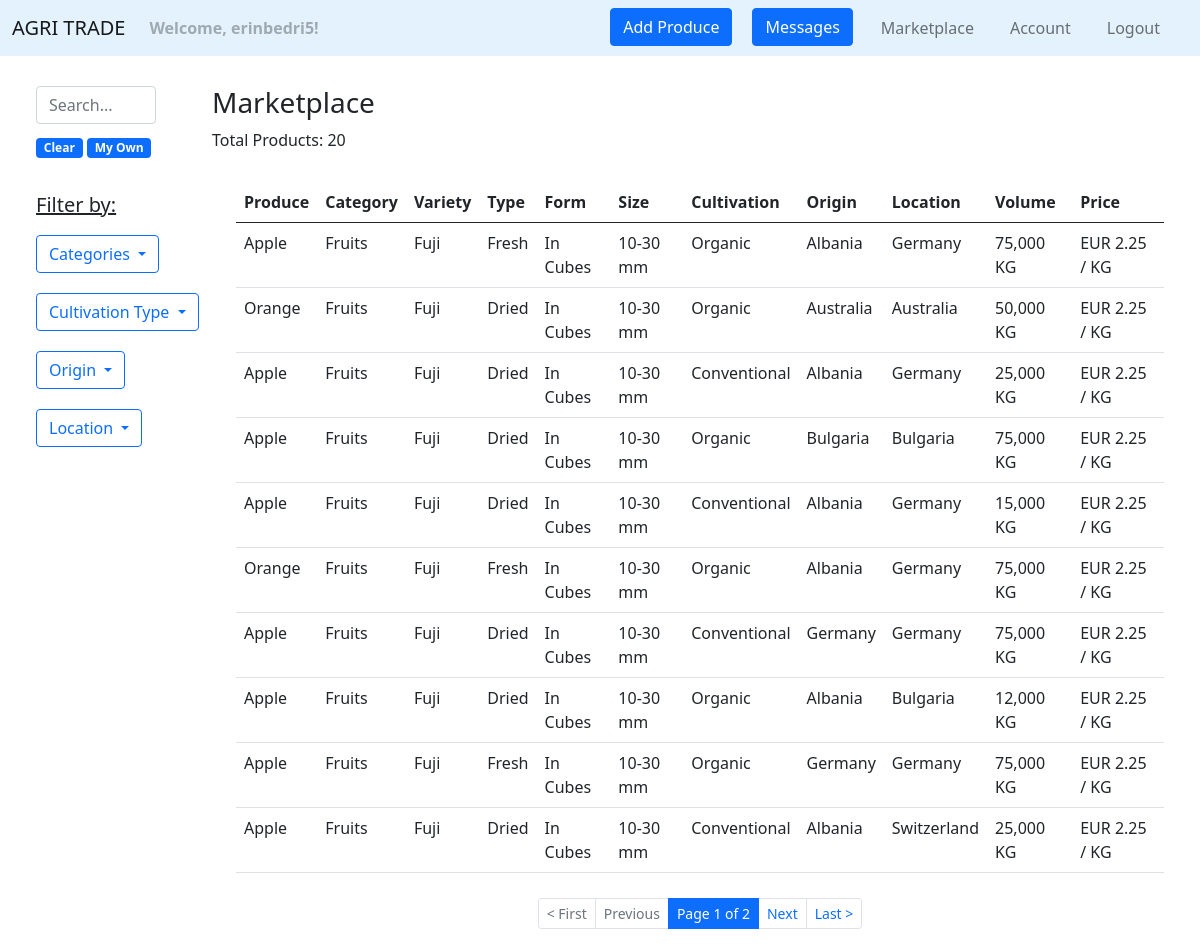
The page /marketplace/ (signed in) on the database its author committed.
### agri_trade/marketplace/models.py (models this page shows, shortened)
class Product(models.Model):
    PRODUCT_CATEGORY = [
        ('Cereals', 'Cereals'),
        ('Pulses', 'Pulses'),
        ('Nuts', 'Nuts'),
        ('Oilseeds', 'Oilseeds'),
        ('Sugar and starch', 'Sugar and starch'),
        ('Fiber Crops', 'Fiber Crops'),
        ('Beverages', 'Beverages'),
        ('Narcotics', 'Narcotics'),
        ('Spices', 'Spices'),
        ('Forages', 'Forages'),
        ('Vegetables', 'Vegetables'),
        ('Fruits', 'Fruits'),
    ]
    PRODUCT_TYPE_MAX_LEN = max([len(product_type[1]) for product_type in PRODUCT_CATEGORY])
    CULTIVATION_TYPES = [
        ('Organic', 'Organic'),
        ('Conventional', 'Conventional'),
        ('In Conversion', 'In Conversion'),
    ]
    CULTIVATION_TYPE_MAX_LEN = max([len(cultivation_type[1]) for cultivation_type in CULTIVATION_TYPES])
    NAME_MAX_LEN = 20
    VARIETY_MAX_LEN = 25
    TYPE_MAX_LEN = 25
    FORM_MAX_LEN = 25
    SIZE_MAX_LEN = 25
    AVAILABLE_VOLUME_MIN_VALUE = 0
    AVAILABLE_VOLUME_MAX_VALUE = 1000000
    PRICE_MIN_VALUE = 0
    DESCRIPTION_MAX_LEN = 500
    owner = models.ForeignKey(
        UserModel,
        on_delete=CASCADE)
    name = models.CharField(
        max_length=NAME_MAX_LEN,
    )
    category = models.CharField(
        max_length=PRODUCT_TYPE_MAX_LEN,
        choices=PRODUCT_CATEGORY,
    )
    variety = models.CharField(
        max_length=VARIETY_MAX_LEN,
        blank=True,
        null=True,
    )
    type = models.CharField(
        max_length=TYPE_MAX_LEN,
        blank=True,
        null=True,
    )
    form = models.CharField(
        max_length=FORM_MAX_LEN,
        blank=True,
        null=True,
    )
    size = models.CharField(
        max_length=SIZE_MAX_LEN,
        blank=True,
        null=True,
    )
    cultivation_type = models.CharField(
        max_length=CULTIVATION_TYPE_MAX_LEN,
        choices=CULTIVATION_TYPES,
    )
    available_volume = models.IntegerField(
        validators=[
            MinValueValidator(AVAILABLE_VOLUME_MIN_VALUE),
            MaxValueValidator(AVAILABLE_VOLUME_MAX_VALUE),
        ]
    )
    price = models.FloatField(
        validators=[
            MinValueValidator(PRICE_MIN_VALUE),
        ]
    )
    description = models.TextField(
        max_length=DESCRIPTION_MAX_LEN,
        blank=True,
        null=True,
    )
    origin = CountryField(
    )
    location = CountryField(
    )
    image = models.ImageField(
        null=True,
        blank=True,
        upload_to='produces',
        validators=(
            file_size,
        )
    )
    created_on = models.DateTimeField(
        auto_now_add=True
    )
    edited_on = models.DateTimeField(
        auto_now=True
    )

### agri_trade/marketplace/views.py (the view)
# urls.py: path('', views.marketplace, name='marketplace'),
@login_required
def marketplace(request):
    products_per_page = 10
    q = request.GET.get('q') if request.GET.get('q') is not None else ''
    products = Product.objects \
        .filter(
            Q(name__icontains=q) |
            Q(category__icontains=q) |
            Q(cultivation_type__icontains=q) |
            Q(origin__icontains=q) |
            Q(location__icontains=q) |
            Q(variety__icontains=q) |
            Q(type__icontains=q) |
            Q(description__icontains=q) |
            Q(form__icontains=q) |
            Q(owner__username=q)) \
        .order_by('-created_on')
    categories = {product.category for product in Product.objects.all()}
    cultivation_types = {product.cultivation_type for product in Product.objects.all()}
    origins = {product.origin for product in Product.objects.all()}
    locations = {product.location for product in Product.objects.all()}
    paginator = Paginator(products, products_per_page)
    page_number = request.GET.get('page')
    page_obj = paginator.get_page(page_number)
    context = {
        'categories': categories,
        'cultivation_types': cultivation_types,
        'origins': origins,
        'locations': locations,
        'page_obj': page_obj,
        'query': q,
        'products_count': len(products),
    }
    return render(request, 'marketplace/marketplace.html', context)

### agri_trade/marketplace/templates/marketplace/marketplace.html (shortened to what this page needs)
{% extends 'web/base.html' %}
{% load humanize %}
{% block content %}
    <div class="container-fluid" style="margin-top: 30px">
        <div class="row">
            <div class="col-2">
                <div class="container">
                    <div class="row justify-content-md-left">
                        <form class="d-flex" role="search">
                            <input class="form-control me-2" type="text" placeholder="Search..." name="q">
                        </form>
                        <div class="container" style="margin-top: 10px">
                            <a href="{% url 'marketplace:marketplace' %}"><span
                                    class="badge bg-primary">Clear</span></a>
                            <a href="{% url 'marketplace:marketplace' %}?q={{ request.user.username }}"><span
                                    class="badge bg-primary">My Own</span></a>
                        </div>
                        <div class="container" style="margin-top: 10px">
                            <h5 style="margin-top: 25px"><u>Filter by:</u></h5>
                            <div>
                                <button type="button" class="btn btn-outline-primary dropdown-toggle"
                                        style="margin-top: 10px"
                                        data-bs-toggle="collapse" data-bs-target="#category">Categories
                                </button>
                            </div>
                            <div>
                                <button type="button" class="btn btn-outline-primary dropdown-toggle"
                                        style="margin-top: 20px"
                                        data-bs-toggle="collapse" data-bs-target="#cultivationType">Cultivation Type
                                </button>
                            </div>
                            <div>
                                <button type="button" class="btn btn-outline-primary dropdown-toggle"
                                        style="margin-top: 20px"
                                        data-bs-toggle="collapse" data-bs-target="#origin">Origin
                                </button>
                            </div>
                            <div>
                                <button type="button" class="btn btn-outline-primary dropdown-toggle"
                                        style="margin-top: 20px"
                                        data-bs-toggle="collapse" data-bs-target="#location">Location
                                </button>
                            </div>
                        </div>
                    </div>
                </div>
            </div>
            <div class="col-10">
                <h3>Marketplace {% if query %} > {{ query }} {% endif %}</h3>
                <p> Total Products: {{ products_count }}</p>
                <div class="container">
                    <table class="table table-hover" style="margin-top: 30px">
                        <thead>
                        <tr>
                            <th scope="col">Produce</th>
                            <th scope="col">Category</th>
                            <th scope="col">Variety</th>
                            <th scope="col">Type</th>
                            <th scope="col">Form</th>
                            <th scope="col">Size</th>
                            <th scope="col">Cultivation</th>
                            <th scope="col">Origin</th>
                            <th scope="col">Location</th>
                            <th scope="col">Volume</th>
                            <th scope="col">Price</th>
                        </tr>
                        </thead>
                        <tbody>
                        {% for product in page_obj %}
                            <tr onclick="window.location='{% url "marketplace:product details" product.id %}';"
                                    {% if product.owner == request.user %} class="table-primary" {% endif %}>
                                <td>{{ product.name }}</td>
                                <td>{{ product.category }}</td>
                                <td>{% if product.variety %}{{ product.variety }}{% endif %}</td>
                                <td>{% if product.type %}{{ product.type }}{% endif %}</td>
                                <td>{% if product.form %}{{ product.form }}{% endif %}</td>
                                <td>{% if product.size %}{{ product.size }}{% endif %}</td>
                                <td>{{ product.cultivation_type }}</td>
                                <td>{{ product.origin.name }}</td>
                                <td>{{ product.location.name }}</td>
                                <td>{{ product.available_volume|intcomma }} KG</td>
                                <td>EUR {{ product.price|floatformat:2 }} / KG</td>
                            </tr>
                        {% empty %}
                            <p>Sorry, we couldn't find the produce you are looking for.</p>
                        {% endfor %}
                        </tbody>
                    </table>
                    <nav aria-label="Page navigation example" style="margin-top: 25px">
                        <ul class="pagination pagination-sm justify-content-center">
                            {% if page_obj.has_previous %}
                                <li class="page-item">
                                    <a class="page-link" href="?page=1">< First</a></li>
                                <li class="page-item">
                                    <a class="page-link" href="?page={{ page_obj.previous_page_number }}">Previous</a>
                                </li>
                            {% else %}
                                <li class="page-item disabled">
                                    <a class="page-link" href="#">< First</a></li>
                                <li class="page-item disabled">
                                    <a class="page-link" href="#">Previous</a>
                                </li>
                            {% endif %}
                            <li class="page-item active">
                                <a class="page-link"
                                   href="#">Page {{ page_obj.number }} of {{ page_obj.paginator.num_pages }}</a></li>
                            {% if page_obj.has_next %}
                                <li class="page-item">
                                    <a class="page-link" href="?page={{ page_obj.next_page_number }}">Next</a></li>
                                <li class="page-item">
                                    <a class="page-link" href="?page={{ page_obj.paginator.num_pages }}">Last ></a>
                                </li>
                            {% else %}
                                <li class="page-item disabled">
                                    <a class="page-link" href="#">Next</a></li>
                                <li class="page-item disabled">
                                    <a class="page-link" href="#">Last ></a>
                                </li>
                            {% endif %}
                        </ul>
                    </nav>
                </div>
            </div>
        </div>
    </div>
{% endblock %}

### agri_trade/web/templates/web/navigation.html (shortened to what this page needs)
<nav class="navbar navbar-expand-lg navbar-light" style="background-color: #e3f2fd;">
    <div class="container-fluid">
        <a class="navbar-brand" href="{% url 'web:homepage' %}">AGRI TRADE</a>
        <ul class="navbar-nav">
            {% if request.user.is_authenticated %}
                <li class="nav-item">
                    <b><a class="nav-link disabled" href="#">Welcome, {{ request.user.username }}!</a></b>
                </li>
            {% endif %}
        </ul>
        <div class="collapse navbar-collapse" id="navbarNavDropdown">
            <ul class="navbar-nav ms-auto">
                {% if request.user.is_authenticated %}
                    <li class="nav-item" style="padding-right: 20px">
                        <a class="btn btn-primary" href="{% url 'marketplace:add product' %}">Add Produce</a>
                    </li>
                    <li class="nav-item" style="padding-right: 20px">
                        <button type="button" class="btn btn-primary position-relative"
                                onclick="location.href = '{% url 'user_messages:messages' %}';">
                            Messages
                        </button>
                    </li>
                    <li class="nav-item" style="padding-right: 20px">
                        <a class="nav-link" href="{% url 'marketplace:marketplace' %}">Marketplace</a>
                    </li>
                    <li class="nav-item" style="padding-right: 20px">
                        <a class="nav-link" href="{% url 'accounts:account' %}">Account</a>
                    </li>
                    <li class="nav-item" style="padding-right: 20px">
                        <a class="nav-link" href="{% url 'accounts:logout' %}">Logout</a>
                    </li>
                {% endif %}
            </ul>
        </div>
    </div>
</nav>

### rows shown on the page
Product: name "Apple", category "Fruits", variety "Fuji", type "Fresh", form "In Cubes", size "10-30 mm", cultivation_type "Organic", origin.name "Albania", location.name "Germany", available_volume "75,000", price "2.25"
Product: name "Orange", category "Fruits", variety "Fuji", type "Dried", form "In Cubes", size "10-30 mm", cultivation_type "Organic", origin.name "Australia", location.name "Australia", available_volume "50,000", price "2.25"
Product: name "Apple", category "Fruits", variety "Fuji", type "Dried", form "In Cubes", size "10-30 mm", cultivation_type "Conventional", origin.name "Albania", location.name "Germany", available_volume "25,000", price "2.25"
Product: name "Apple", category "Fruits", variety "Fuji", type "Dried", form "In Cubes", size "10-30 mm", cultivation_type "Organic", origin.name "Bulgaria", location.name "Bulgaria", available_volume "75,000", price "2.25"
Product: name "Apple", category "Fruits", variety "Fuji", type "Dried", form "In Cubes", size "10-30 mm", cultivation_type "Conventional", origin.name "Albania", location.name "Germany", available_volume "15,000", price "2.25"
Product: name "Orange", category "Fruits", variety "Fuji", type "Fresh", form "In Cubes", size "10-30 mm", cultivation_type "Organic", origin.name "Albania", location.name "Germany", available_volume "75,000", price "2.25"
Product: name "Apple", category "Fruits", variety "Fuji", type "Dried", form "In Cubes", size "10-30 mm", cultivation_type "Conventional", origin.name "Germany", location.name "Germany", available_volume "75,000", price "2.25"
Product: name "Apple", category "Fruits", variety "Fuji", type "Dried", form "In Cubes", size "10-30 mm", cultivation_type "Organic", origin.name "Albania", location.name "Bulgaria", available_volume "12,000", price "2.25"
Product: name "Apple", category "Fruits", variety "Fuji", type "Fresh", form "In Cubes", size "10-30 mm", cultivation_type "Organic", origin.name "Germany", location.name "Germany", available_volume "75,000", price "2.25"
Product: name "Apple", category "Fruits", variety "Fuji", type "Dried", form "In Cubes", size "10-30 mm", cultivation_type "Conventional", origin.name "Albania", location.name "Switzerland", available_volume "25,000", price "2.25"

### other values the page prints
{{ request.user.username }} "erinbedri5"
{{ products_count }} "20"
{{ page_obj.number }} "1"
{{ page_obj.paginator.num_pages }} "2"
